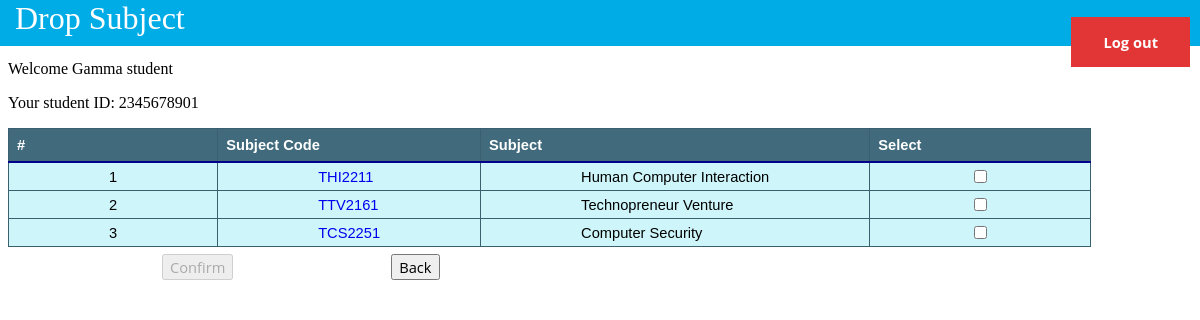
Page /drop_subject.php (signed in) on the committed database.
### tables this page shows
CREATE TABLE `student_subject` (
  `StudentID` varchar(10) NOT NULL,
  `SubjectID` varchar(7) NOT NULL
);

CREATE TABLE `subject` (
  `ID` varchar(7) NOT NULL,
  `Name` varchar(50) NOT NULL,
  `YearOffered` int(1) NOT NULL,
  `Description` varchar(200)
);

### drop_subject.php (the view, shortened to what this page needs)
<?php
  include './database_conn.php';
?>
<!DOCTYPE html>
<html>
  <head>
    <link rel="stylesheet" type="text/css" href="./beauty.css">
  </head>
  <body>
    <div class="top">
      <h class="title">Drop Subject</h>
      <input type="button" class= "logout topRight" onclick="window.location='./logout.php'" value="Log out">
    </div>
    <?php
      print("<br><br><p>Welcome " . $_SESSION['name'] . "</p>");
      print("<p>Your student ID:  " . $_SESSION['id'] . "</p>");
      $sth = $database->prepare("SELECT student_subject.SubjectID, subject.Name FROM subject, student_subject WHERE
                          student_subject.StudentID = " . $_SESSION['id'] . " AND
                          student_subject.SubjectID = subject.ID;");
      $sth->execute();
      $sth->bind_result($SubjectID,$SubjectName);
    ?>
    <form name=myForm method="POST" action=./drop_process.php>
      <table class="table1">
        <?php
          print("<tr>    <th colspan =2 >#</th>   <th>Subject Code</th>   <th>Subject</th>   <th>Select</th>  </tr>");
          $countSub=0;
          while ($sth->fetch()) {
            $countSub++;
            print("<tr><td colspan=2>$countSub</td>");
            print("<td><a href='./subject_info.php?subject=$SubjectID&path=drop_subject'>$SubjectID</a></td><td>$SubjectName</td>");
            print("<td><input type='checkbox' name='List[]' value='$SubjectID' onClick='atLeastOne()'> </td></tr>");
          }
        ?>
      </table>
      <input type="submit" name="addSubj" value="Confirm" onClick="return confirmation();" disabled>
      <input type="button" value="Back" onClick="window.location ='./index.php'">
    </form>
  </body>
</html>

### beauty.css (style rules this page uses)
.top { top: 0; left: 0; width: 100%; height: 2.9em; position: fixed; background-color: #00ace6; }
.title { font-family: Tahoma; font-size: 2em; color: #fff; padding: 5px 10px 5px 15px; }
.table1, td, th { border: solid 1px #3a6070; border-collapse: collapse; font-family:Arial,sans-serif; font-size: 11pt; }
.table1 th { text-align: left; border-bottom: solid 2px darkblue; background-color: #416b7d; color: white; padding: 8px; }
.table1 td { padding: 4px 100px; background-color: #cef5f9; }
a { text-decoration: none; }
input[type="submit"] { margin-top: 5pt; margin-left: 13%; margin-bottom: 30pt; font-size: 11pt; font-family: 'Open Sans', sans-serif; }
input[type="button"] { margin-top: 5pt; margin-left: 13%; font-size: 11pt;; font-family: 'Open Sans', sans-serif; }
.logout { background: rgba(226,54,54,1); border: none; color: white; padding: 15px 32px; font-family: Arial; font-size: 16px; font-weight: bold; text-align: center; cursor: pointer; }
.topRight { position: fixed; top: 10px; right: 10px; }

### rows in the picture
student_subject: SubjectID "THI2211", SubjectID.Name "Human Computer Interaction"
student_subject: SubjectID "TTV2161", SubjectID.Name "Technopreneur Venture"
student_subject: SubjectID "TCS2251", SubjectID.Name "Computer Security"

### other values in the picture
$_SESSION['name'] "Gamma student"
$_SESSION['id'] "2345678901"
